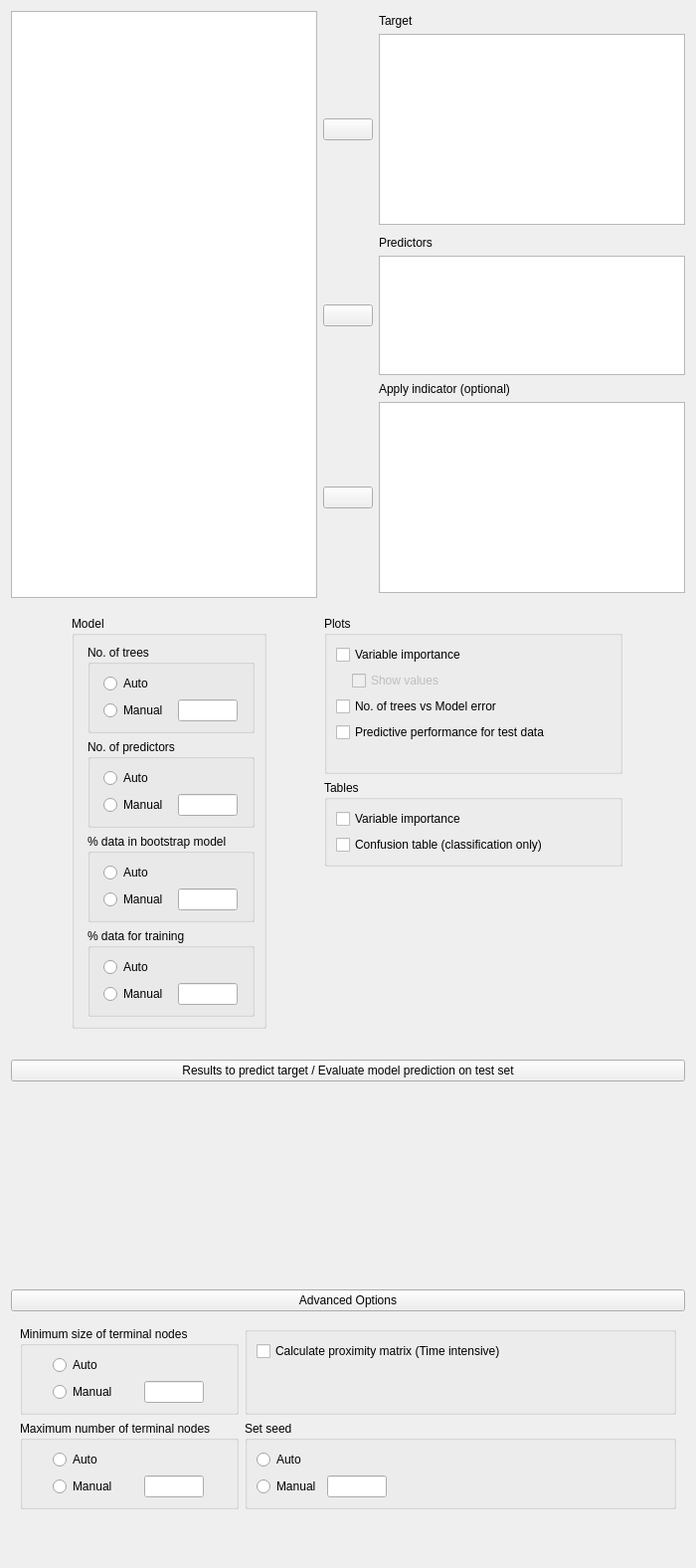
<?xml version="1.0" encoding="UTF-8"?>
<ui version="4.0">
 <class>MLRegressionRandomForestForm</class>
 <widget class="QWidget" name="MLRegressionRandomForestForm">
  <property name="geometry">
   <rect>
    <x>0</x>
    <y>0</y>
    <width>700</width>
    <height>1576</height>
   </rect>
  </property>
  <property name="sizePolicy">
   <sizepolicy hsizetype="Fixed" vsizetype="Preferred">
    <horstretch>0</horstretch>
    <verstretch>0</verstretch>
   </sizepolicy>
  </property>
  <property name="windowTitle">
   <string>Form</string>
  </property>
  <layout class="QGridLayout" name="gridLayout">
   <property name="verticalSpacing">
    <number>0</number>
   </property>
   <item row="3" column="0">
    <widget class="QWidget" name="widget_11" native="true">
     <layout class="QGridLayout" name="gridLayout_6">
      <property name="leftMargin">
       <number>0</number>
      </property>
      <property name="topMargin">
       <number>0</number>
      </property>
      <property name="rightMargin">
       <number>0</number>
      </property>
      <property name="bottomMargin">
       <number>0</number>
      </property>
      <property name="verticalSpacing">
       <number>0</number>
      </property>
      <item row="0" column="0">
       <widget class="QWidget" name="widget_10" native="true">
        <property name="sizePolicy">
         <sizepolicy hsizetype="Preferred" vsizetype="Preferred">
          <horstretch>0</horstretch>
          <verstretch>0</verstretch>
         </sizepolicy>
        </property>
        <layout class="QGridLayout" name="gridLayout_5">
         <property name="leftMargin">
          <number>0</number>
         </property>
         <property name="topMargin">
          <number>13</number>
         </property>
         <property name="rightMargin">
          <number>0</number>
         </property>
         <property name="bottomMargin">
          <number>3</number>
         </property>
         <item row="2" column="0">
          <widget class="AnovaModelWidget" name="modelTerms" native="true">
           <property name="sizePolicy">
            <sizepolicy hsizetype="Expanding" vsizetype="Preferred">
             <horstretch>0</horstretch>
             <verstretch>0</verstretch>
            </sizepolicy>
           </property>
           <property name="minimumSize">
            <size>
             <width>0</width>
             <height>200</height>
            </size>
           </property>
          </widget>
         </item>
         <item row="1" column="0">
          <widget class="ExpanderButton" name="expanderModel">
           <property name="sizePolicy">
            <sizepolicy hsizetype="Expanding" vsizetype="Preferred">
             <horstretch>0</horstretch>
             <verstretch>0</verstretch>
            </sizepolicy>
           </property>
           <property name="text">
            <string>Results to predict target / Evaluate model prediction on test set</string>
           </property>
          </widget>
         </item>
        </layout>
       </widget>
      </item>
     </layout>
    </widget>
   </item>
   <item row="4" column="0">
    <widget class="QWidget" name="advancedBox" native="true">
     <layout class="QGridLayout" name="gridLayout_2">
      <property name="leftMargin">
       <number>0</number>
      </property>
      <property name="topMargin">
       <number>0</number>
      </property>
      <property name="rightMargin">
       <number>0</number>
      </property>
      <item row="0" column="0" rowspan="2" colspan="2">
       <widget class="ExpanderButton" name="expanderAdvanced">
        <property name="text">
         <string>Advanced Options</string>
        </property>
       </widget>
      </item>
      <item row="3" column="0" rowspan="2" colspan="2">
       <widget class="QWidget" name="advancedOptions" native="true">
        <layout class="QGridLayout" name="gridLayout_7">
         <item row="0" column="1">
          <widget class="BoundGroupBox" name="sampleMode_2">
           <property name="title">
            <string/>
           </property>
           <layout class="QGridLayout" name="gridLayout_15">
            <item row="1" column="0">
             <spacer name="verticalSpacer_4">
              <property name="orientation">
               <enum>Qt::Vertical</enum>
              </property>
              <property name="sizeHint" stdset="0">
               <size>
                <width>20</width>
                <height>40</height>
               </size>
              </property>
             </spacer>
            </item>
            <item row="0" column="0">
             <widget class="BoundCheckBox" name="calculateProximityMatrix">
              <property name="text">
               <string>Calculate proximity matrix (Time intensive)</string>
              </property>
             </widget>
            </item>
           </layout>
          </widget>
         </item>
         <item row="3" column="1">
          <spacer name="verticalSpacer_5">
           <property name="orientation">
            <enum>Qt::Vertical</enum>
           </property>
           <property name="sizeHint" stdset="0">
            <size>
             <width>20</width>
             <height>40</height>
            </size>
           </property>
          </spacer>
         </item>
         <item row="0" column="0">
          <widget class="BoundGroupBox" name="minimumTerminalNodeSize">
           <property name="title">
            <string>Minimum size of terminal nodes</string>
           </property>
           <property name="flat">
            <bool>false</bool>
           </property>
           <layout class="QGridLayout" name="gridLayout_20">
            <item row="1" column="0">
             <widget class="QRadioButton" name="manual_6">
              <property name="sizePolicy">
               <sizepolicy hsizetype="Fixed" vsizetype="Fixed">
                <horstretch>0</horstretch>
                <verstretch>0</verstretch>
               </sizepolicy>
              </property>
              <property name="text">
               <string>Manual</string>
              </property>
             </widget>
            </item>
            <item row="0" column="0">
             <widget class="QRadioButton" name="auto_6">
              <property name="sizePolicy">
               <sizepolicy hsizetype="Fixed" vsizetype="Fixed">
                <horstretch>0</horstretch>
                <verstretch>0</verstretch>
               </sizepolicy>
              </property>
              <property name="text">
               <string>Auto</string>
              </property>
             </widget>
            </item>
            <item row="1" column="1">
             <widget class="BoundTextBox" name="modelMinimumTerminalNode">
              <property name="sizePolicy">
               <sizepolicy hsizetype="Fixed" vsizetype="Preferred">
                <horstretch>0</horstretch>
                <verstretch>0</verstretch>
               </sizepolicy>
              </property>
              <property name="minimumSize">
               <size>
                <width>60</width>
                <height>0</height>
               </size>
              </property>
              <property name="maximumSize">
               <size>
                <width>60</width>
                <height>16777215</height>
               </size>
              </property>
             </widget>
            </item>
           </layout>
          </widget>
         </item>
         <item row="1" column="0">
          <widget class="BoundGroupBox" name="maximumTerminalNodeSize">
           <property name="title">
            <string>Maximum number of terminal nodes</string>
           </property>
           <property name="flat">
            <bool>false</bool>
           </property>
           <layout class="QGridLayout" name="gridLayout_21">
            <item row="0" column="0">
             <widget class="QRadioButton" name="auto_7">
              <property name="sizePolicy">
               <sizepolicy hsizetype="Fixed" vsizetype="Fixed">
                <horstretch>0</horstretch>
                <verstretch>0</verstretch>
               </sizepolicy>
              </property>
              <property name="text">
               <string>Auto</string>
              </property>
             </widget>
            </item>
            <item row="1" column="0">
             <widget class="QRadioButton" name="manual_7">
              <property name="sizePolicy">
               <sizepolicy hsizetype="Fixed" vsizetype="Fixed">
                <horstretch>0</horstretch>
                <verstretch>0</verstretch>
               </sizepolicy>
              </property>
              <property name="text">
               <string>Manual</string>
              </property>
             </widget>
            </item>
            <item row="1" column="1">
             <widget class="BoundTextBox" name="modelMaximumTerminalNode">
              <property name="sizePolicy">
               <sizepolicy hsizetype="Fixed" vsizetype="Preferred">
                <horstretch>0</horstretch>
                <verstretch>0</verstretch>
               </sizepolicy>
              </property>
              <property name="minimumSize">
               <size>
                <width>60</width>
                <height>0</height>
               </size>
              </property>
              <property name="maximumSize">
               <size>
                <width>60</width>
                <height>16777215</height>
               </size>
              </property>
             </widget>
            </item>
           </layout>
          </widget>
         </item>
         <item row="1" column="1">
          <widget class="BoundGroupBox" name="seedBox">
           <property name="title">
            <string>Set seed</string>
           </property>
           <layout class="QGridLayout" name="gridLayout_14">
            <item row="2" column="1">
             <widget class="BoundTextBox" name="seed">
              <property name="sizePolicy">
               <sizepolicy hsizetype="Fixed" vsizetype="Preferred">
                <horstretch>0</horstretch>
                <verstretch>0</verstretch>
               </sizepolicy>
              </property>
              <property name="minimumSize">
               <size>
                <width>60</width>
                <height>0</height>
               </size>
              </property>
              <property name="maximumSize">
               <size>
                <width>60</width>
                <height>16777215</height>
               </size>
              </property>
             </widget>
            </item>
            <item row="2" column="0">
             <widget class="QRadioButton" name="manual_5">
              <property name="text">
               <string>Manual</string>
              </property>
             </widget>
            </item>
            <item row="2" column="2">
             <spacer name="horizontalSpacer">
              <property name="orientation">
               <enum>Qt::Horizontal</enum>
              </property>
              <property name="sizeHint" stdset="0">
               <size>
                <width>40</width>
                <height>20</height>
               </size>
              </property>
             </spacer>
            </item>
            <item row="1" column="0">
             <widget class="QRadioButton" name="auto_5">
              <property name="text">
               <string>Auto</string>
              </property>
             </widget>
            </item>
           </layout>
          </widget>
         </item>
        </layout>
       </widget>
      </item>
     </layout>
    </widget>
   </item>
   <item row="2" column="0">
    <widget class="QWidget" name="widget_12" native="true">
     <property name="sizePolicy">
      <sizepolicy hsizetype="Maximum" vsizetype="Minimum">
       <horstretch>0</horstretch>
       <verstretch>0</verstretch>
      </sizepolicy>
     </property>
     <layout class="QGridLayout" name="gridLayout_4">
      <property name="leftMargin">
       <number>0</number>
      </property>
      <property name="rightMargin">
       <number>0</number>
      </property>
      <property name="bottomMargin">
       <number>0</number>
      </property>
     </layout>
    </widget>
   </item>
   <item row="1" column="0">
    <widget class="QWidget" name="advancedOptions_2" native="true">
     <layout class="QGridLayout" name="gridLayout_8">
      <item row="2" column="1">
       <spacer name="verticalSpacer_6">
        <property name="orientation">
         <enum>Qt::Vertical</enum>
        </property>
        <property name="sizeHint" stdset="0">
         <size>
          <width>20</width>
          <height>40</height>
         </size>
        </property>
       </spacer>
      </item>
      <item row="0" column="1">
       <widget class="GroupBox" name="plotsGroup">
        <property name="title">
         <string>Plots</string>
        </property>
        <layout class="QGridLayout" name="gridLayout_11">
         <item row="2" column="0" colspan="3">
          <widget class="BoundCheckBox" name="plotTreesVsModelError">
           <property name="sizePolicy">
            <sizepolicy hsizetype="Fixed" vsizetype="Fixed">
             <horstretch>0</horstretch>
             <verstretch>0</verstretch>
            </sizepolicy>
           </property>
           <property name="text">
            <string>No. of trees vs Model error</string>
           </property>
          </widget>
         </item>
         <item row="1" column="1" colspan="3">
          <widget class="BoundCheckBox" name="plotVariableImportanceShowValues">
           <property name="enabled">
            <bool>false</bool>
           </property>
           <property name="sizePolicy">
            <sizepolicy hsizetype="Fixed" vsizetype="Fixed">
             <horstretch>0</horstretch>
             <verstretch>0</verstretch>
            </sizepolicy>
           </property>
           <property name="text">
            <string>Show values</string>
           </property>
          </widget>
         </item>
         <item row="0" column="0" colspan="3">
          <widget class="BoundCheckBox" name="plotVariableImportance">
           <property name="sizePolicy">
            <sizepolicy hsizetype="Fixed" vsizetype="Fixed">
             <horstretch>0</horstretch>
             <verstretch>0</verstretch>
            </sizepolicy>
           </property>
           <property name="text">
            <string>Variable importance</string>
           </property>
          </widget>
         </item>
         <item row="4" column="0">
          <widget class="QLabel" name="label_17">
           <property name="minimumSize">
            <size>
             <width>10</width>
             <height>0</height>
            </size>
           </property>
           <property name="maximumSize">
            <size>
             <width>10</width>
             <height>16777215</height>
            </size>
           </property>
           <property name="text">
            <string/>
           </property>
          </widget>
         </item>
         <item row="3" column="0" colspan="3">
          <widget class="BoundCheckBox" name="plotPredictivePerformance">
           <property name="sizePolicy">
            <sizepolicy hsizetype="Fixed" vsizetype="Fixed">
             <horstretch>0</horstretch>
             <verstretch>0</verstretch>
            </sizepolicy>
           </property>
           <property name="text">
            <string>Predictive performance for test data</string>
           </property>
          </widget>
         </item>
         <item row="1" column="0">
          <widget class="QWidget" name="widget" native="true">
           <property name="minimumSize">
            <size>
             <width>10</width>
             <height>0</height>
            </size>
           </property>
           <property name="maximumSize">
            <size>
             <width>10</width>
             <height>16777215</height>
            </size>
           </property>
          </widget>
         </item>
        </layout>
       </widget>
      </item>
      <item row="0" column="0" rowspan="3">
       <widget class="BoundGroupBox" name="bayesFactorType_2">
        <property name="sizePolicy">
         <sizepolicy hsizetype="Fixed" vsizetype="Minimum">
          <horstretch>0</horstretch>
          <verstretch>0</verstretch>
         </sizepolicy>
        </property>
        <property name="title">
         <string>Model</string>
        </property>
        <property name="flat">
         <bool>false</bool>
        </property>
        <layout class="QGridLayout" name="gridLayout_16">
         <property name="leftMargin">
          <number>13</number>
         </property>
         <item row="3" column="0">
          <widget class="BoundGroupBox" name="dataTrainingModel">
           <property name="title">
            <string>% data for training</string>
           </property>
           <property name="flat">
            <bool>false</bool>
           </property>
           <layout class="QGridLayout" name="gridLayout_19">
            <item row="1" column="0">
             <widget class="QRadioButton" name="manual_4">
              <property name="sizePolicy">
               <sizepolicy hsizetype="Fixed" vsizetype="Fixed">
                <horstretch>0</horstretch>
                <verstretch>0</verstretch>
               </sizepolicy>
              </property>
              <property name="text">
               <string>Manual</string>
              </property>
             </widget>
            </item>
            <item row="0" column="0">
             <widget class="QRadioButton" name="auto_4">
              <property name="sizePolicy">
               <sizepolicy hsizetype="Fixed" vsizetype="Fixed">
                <horstretch>0</horstretch>
                <verstretch>0</verstretch>
               </sizepolicy>
              </property>
              <property name="text">
               <string>Auto</string>
              </property>
             </widget>
            </item>
            <item row="1" column="1">
             <widget class="BoundTextBox" name="percentageDataTraining">
              <property name="sizePolicy">
               <sizepolicy hsizetype="Fixed" vsizetype="Preferred">
                <horstretch>0</horstretch>
                <verstretch>0</verstretch>
               </sizepolicy>
              </property>
              <property name="minimumSize">
               <size>
                <width>60</width>
                <height>0</height>
               </size>
              </property>
              <property name="maximumSize">
               <size>
                <width>60</width>
                <height>16777215</height>
               </size>
              </property>
             </widget>
            </item>
           </layout>
          </widget>
         </item>
         <item row="2" column="0">
          <widget class="BoundGroupBox" name="dataBootstrapModel">
           <property name="title">
            <string>% data in bootstrap model</string>
           </property>
           <property name="flat">
            <bool>false</bool>
           </property>
           <layout class="QGridLayout" name="gridLayout_18">
            <item row="0" column="0">
             <widget class="QRadioButton" name="auto_3">
              <property name="sizePolicy">
               <sizepolicy hsizetype="Fixed" vsizetype="Fixed">
                <horstretch>0</horstretch>
                <verstretch>0</verstretch>
               </sizepolicy>
              </property>
              <property name="text">
               <string>Auto</string>
              </property>
             </widget>
            </item>
            <item row="1" column="0">
             <widget class="QRadioButton" name="manual_3">
              <property name="sizePolicy">
               <sizepolicy hsizetype="Fixed" vsizetype="Fixed">
                <horstretch>0</horstretch>
                <verstretch>0</verstretch>
               </sizepolicy>
              </property>
              <property name="text">
               <string>Manual</string>
              </property>
             </widget>
            </item>
            <item row="1" column="1">
             <widget class="BoundTextBox" name="percentageDataBootstrap">
              <property name="sizePolicy">
               <sizepolicy hsizetype="Fixed" vsizetype="Preferred">
                <horstretch>0</horstretch>
                <verstretch>0</verstretch>
               </sizepolicy>
              </property>
              <property name="minimumSize">
               <size>
                <width>60</width>
                <height>0</height>
               </size>
              </property>
              <property name="maximumSize">
               <size>
                <width>60</width>
                <height>16777215</height>
               </size>
              </property>
             </widget>
            </item>
           </layout>
          </widget>
         </item>
         <item row="1" column="0">
          <widget class="BoundGroupBox" name="noOfPredictors">
           <property name="title">
            <string>No. of predictors</string>
           </property>
           <property name="flat">
            <bool>false</bool>
           </property>
           <layout class="QGridLayout" name="gridLayout_12">
            <item row="0" column="0">
             <widget class="QRadioButton" name="auto_2">
              <property name="sizePolicy">
               <sizepolicy hsizetype="Fixed" vsizetype="Fixed">
                <horstretch>0</horstretch>
                <verstretch>0</verstretch>
               </sizepolicy>
              </property>
              <property name="text">
               <string>Auto</string>
              </property>
             </widget>
            </item>
            <item row="1" column="0">
             <widget class="QRadioButton" name="manual_2">
              <property name="sizePolicy">
               <sizepolicy hsizetype="Fixed" vsizetype="Fixed">
                <horstretch>0</horstretch>
                <verstretch>0</verstretch>
               </sizepolicy>
              </property>
              <property name="text">
               <string>Manual</string>
              </property>
             </widget>
            </item>
            <item row="1" column="1">
             <widget class="BoundTextBox" name="numberOfPredictors">
              <property name="sizePolicy">
               <sizepolicy hsizetype="Fixed" vsizetype="Preferred">
                <horstretch>0</horstretch>
                <verstretch>0</verstretch>
               </sizepolicy>
              </property>
              <property name="minimumSize">
               <size>
                <width>60</width>
                <height>0</height>
               </size>
              </property>
              <property name="maximumSize">
               <size>
                <width>60</width>
                <height>16777215</height>
               </size>
              </property>
             </widget>
            </item>
           </layout>
          </widget>
         </item>
         <item row="0" column="0">
          <widget class="BoundGroupBox" name="noOfTrees">
           <property name="title">
            <string>No. of trees</string>
           </property>
           <property name="flat">
            <bool>false</bool>
           </property>
           <layout class="QGridLayout" name="gridLayout_9">
            <item row="1" column="0">
             <widget class="QRadioButton" name="manual_1">
              <property name="sizePolicy">
               <sizepolicy hsizetype="Fixed" vsizetype="Fixed">
                <horstretch>0</horstretch>
                <verstretch>0</verstretch>
               </sizepolicy>
              </property>
              <property name="text">
               <string>Manual</string>
              </property>
             </widget>
            </item>
            <item row="0" column="0">
             <widget class="QRadioButton" name="auto_1">
              <property name="sizePolicy">
               <sizepolicy hsizetype="Fixed" vsizetype="Fixed">
                <horstretch>0</horstretch>
                <verstretch>0</verstretch>
               </sizepolicy>
              </property>
              <property name="text">
               <string>Auto</string>
              </property>
             </widget>
            </item>
            <item row="1" column="1">
             <widget class="BoundTextBox" name="numberOfTrees">
              <property name="sizePolicy">
               <sizepolicy hsizetype="Fixed" vsizetype="Preferred">
                <horstretch>0</horstretch>
                <verstretch>0</verstretch>
               </sizepolicy>
              </property>
              <property name="minimumSize">
               <size>
                <width>60</width>
                <height>0</height>
               </size>
              </property>
              <property name="maximumSize">
               <size>
                <width>60</width>
                <height>16777215</height>
               </size>
              </property>
             </widget>
            </item>
           </layout>
          </widget>
         </item>
        </layout>
       </widget>
      </item>
      <item row="1" column="1">
       <widget class="GroupBox" name="groupBox_3">
        <property name="maximumSize">
         <size>
          <width>300</width>
          <height>16777215</height>
         </size>
        </property>
        <property name="title">
         <string>Tables</string>
        </property>
        <layout class="QGridLayout" name="gridLayout_10">
         <item row="0" column="0">
          <widget class="BoundCheckBox" name="tableVariableImportance">
           <property name="text">
            <string>Variable importance</string>
           </property>
          </widget>
         </item>
         <item row="1" column="0">
          <widget class="BoundCheckBox" name="tableSummary">
           <property name="text">
            <string>Confusion table (classification only)</string>
           </property>
          </widget>
         </item>
        </layout>
       </widget>
      </item>
     </layout>
    </widget>
   </item>
   <item row="0" column="0">
    <widget class="QWidget" name="topWidget" native="true">
     <layout class="QGridLayout" name="gridLayout_3">
      <property name="leftMargin">
       <number>0</number>
      </property>
      <property name="topMargin">
       <number>0</number>
      </property>
      <property name="rightMargin">
       <number>0</number>
      </property>
      <property name="verticalSpacing">
       <number>3</number>
      </property>
      <item row="12" column="1">
       <widget class="AssignButton" name="buttonAssignCovariates">
        <property name="sizePolicy">
         <sizepolicy hsizetype="Fixed" vsizetype="Fixed">
          <horstretch>0</horstretch>
          <verstretch>0</verstretch>
         </sizepolicy>
        </property>
        <property name="minimumSize">
         <size>
          <width>50</width>
          <height>0</height>
         </size>
        </property>
        <property name="maximumSize">
         <size>
          <width>50</width>
          <height>16777215</height>
         </size>
        </property>
        <property name="text">
         <string/>
        </property>
       </widget>
      </item>
      <item row="3" column="2">
       <widget class="boundSingleItemView" name="target">
        <property name="sizePolicy">
         <sizepolicy hsizetype="Expanding" vsizetype="Fixed">
          <horstretch>0</horstretch>
          <verstretch>0</verstretch>
         </sizepolicy>
        </property>
        <property name="minimumSize">
         <size>
          <width>0</width>
          <height>0</height>
         </size>
        </property>
        <property name="maximumSize">
         <size>
          <width>16777215</width>
          <height>16777215</height>
         </size>
        </property>
        <property name="selectionMode">
         <enum>QAbstractItemView::ExtendedSelection</enum>
        </property>
       </widget>
      </item>
      <item row="12" column="2">
       <widget class="boundSingleItemView" name="indicator">
        <property name="sizePolicy">
         <sizepolicy hsizetype="Expanding" vsizetype="Fixed">
          <horstretch>0</horstretch>
          <verstretch>0</verstretch>
         </sizepolicy>
        </property>
        <property name="minimumSize">
         <size>
          <width>0</width>
          <height>0</height>
         </size>
        </property>
        <property name="maximumSize">
         <size>
          <width>16777215</width>
          <height>16777215</height>
         </size>
        </property>
        <property name="selectionMode">
         <enum>QAbstractItemView::ExtendedSelection</enum>
        </property>
       </widget>
      </item>
      <item row="6" column="2">
       <widget class="QLabel" name="label_3">
        <property name="sizePolicy">
         <sizepolicy hsizetype="Fixed" vsizetype="Preferred">
          <horstretch>0</horstretch>
          <verstretch>0</verstretch>
         </sizepolicy>
        </property>
        <property name="text">
         <string>Predictors</string>
        </property>
       </widget>
      </item>
      <item row="1" column="2">
       <widget class="QLabel" name="label_2">
        <property name="sizePolicy">
         <sizepolicy hsizetype="Fixed" vsizetype="Preferred">
          <horstretch>0</horstretch>
          <verstretch>0</verstretch>
         </sizepolicy>
        </property>
        <property name="text">
         <string>Target</string>
        </property>
       </widget>
      </item>
      <item row="13" column="1">
       <spacer name="verticalSpacer_2">
        <property name="orientation">
         <enum>Qt::Vertical</enum>
        </property>
        <property name="sizeHint" stdset="0">
         <size>
          <width>20</width>
          <height>5</height>
         </size>
        </property>
       </spacer>
      </item>
      <item row="3" column="1">
       <widget class="AssignButton" name="buttonAssignFixed">
        <property name="sizePolicy">
         <sizepolicy hsizetype="Fixed" vsizetype="Fixed">
          <horstretch>0</horstretch>
          <verstretch>0</verstretch>
         </sizepolicy>
        </property>
        <property name="minimumSize">
         <size>
          <width>50</width>
          <height>0</height>
         </size>
        </property>
        <property name="maximumSize">
         <size>
          <width>50</width>
          <height>16777215</height>
         </size>
        </property>
        <property name="text">
         <string/>
        </property>
       </widget>
      </item>
      <item row="9" column="1">
       <spacer name="verticalSpacer">
        <property name="orientation">
         <enum>Qt::Vertical</enum>
        </property>
        <property name="sizeHint" stdset="0">
         <size>
          <width>20</width>
          <height>5</height>
         </size>
        </property>
       </spacer>
      </item>
      <item row="10" column="2">
       <widget class="QLabel" name="label_4">
        <property name="sizePolicy">
         <sizepolicy hsizetype="Fixed" vsizetype="Preferred">
          <horstretch>0</horstretch>
          <verstretch>0</verstretch>
         </sizepolicy>
        </property>
        <property name="text">
         <string>Apply indicator (optional)</string>
        </property>
       </widget>
      </item>
      <item row="8" column="1">
       <widget class="AssignButton" name="buttonAssignRandom">
        <property name="sizePolicy">
         <sizepolicy hsizetype="Fixed" vsizetype="Fixed">
          <horstretch>0</horstretch>
          <verstretch>0</verstretch>
         </sizepolicy>
        </property>
        <property name="minimumSize">
         <size>
          <width>50</width>
          <height>0</height>
         </size>
        </property>
        <property name="maximumSize">
         <size>
          <width>50</width>
          <height>16777215</height>
         </size>
        </property>
        <property name="text">
         <string/>
        </property>
       </widget>
      </item>
      <item row="0" column="0" rowspan="14">
       <widget class="AvailableFieldsListView" name="listAvailableFields">
        <property name="sizePolicy">
         <sizepolicy hsizetype="Expanding" vsizetype="Preferred">
          <horstretch>0</horstretch>
          <verstretch>0</verstretch>
         </sizepolicy>
        </property>
        <property name="minimumSize">
         <size>
          <width>0</width>
          <height>0</height>
         </size>
        </property>
        <property name="maximumSize">
         <size>
          <width>16777215</width>
          <height>16777215</height>
         </size>
        </property>
        <property name="selectionMode">
         <enum>QAbstractItemView::ExtendedSelection</enum>
        </property>
       </widget>
      </item>
      <item row="4" column="1">
       <spacer name="verticalSpacer_3">
        <property name="orientation">
         <enum>Qt::Vertical</enum>
        </property>
        <property name="sizeHint" stdset="0">
         <size>
          <width>20</width>
          <height>5</height>
         </size>
        </property>
       </spacer>
      </item>
      <item row="8" column="2">
       <widget class="BoundListView" name="predictors">
        <property name="sizePolicy">
         <sizepolicy hsizetype="Expanding" vsizetype="Fixed">
          <horstretch>0</horstretch>
          <verstretch>0</verstretch>
         </sizepolicy>
        </property>
        <property name="minimumSize">
         <size>
          <width>0</width>
          <height>120</height>
         </size>
        </property>
        <property name="maximumSize">
         <size>
          <width>16777215</width>
          <height>120</height>
         </size>
        </property>
        <property name="editTriggers">
         <set>QAbstractItemView::AllEditTriggers</set>
        </property>
        <property name="selectionMode">
         <enum>QAbstractItemView::ExtendedSelection</enum>
        </property>
       </widget>
      </item>
     </layout>
    </widget>
   </item>
  </layout>
 </widget>
 <customwidgets>
  <customwidget>
   <class>BoundTextBox</class>
   <extends>QLineEdit</extends>
   <header>widgets/boundtextbox.h</header>
  </customwidget>
  <customwidget>
   <class>BoundGroupBox</class>
   <extends>QGroupBox</extends>
   <header>widgets/boundgroupbox.h</header>
   <container>1</container>
  </customwidget>
  <customwidget>
   <class>BoundCheckBox</class>
   <extends>QCheckBox</extends>
   <header>widgets/boundcheckbox.h</header>
  </customwidget>
  <customwidget>
   <class>GroupBox</class>
   <extends>QGroupBox</extends>
   <header>widgets/groupbox.h</header>
   <container>1</container>
  </customwidget>
  <customwidget>
   <class>ExpanderButton</class>
   <extends>QPushButton</extends>
   <header>widgets/expanderbutton.h</header>
  </customwidget>
  <customwidget>
   <class>AssignButton</class>
   <extends>QPushButton</extends>
   <header>widgets/assignbutton.h</header>
  </customwidget>
  <customwidget>
   <class>AvailableFieldsListView</class>
   <extends>QListView</extends>
   <header>widgets/availablefieldslistview.h</header>
  </customwidget>
  <customwidget>
   <class>BoundListView</class>
   <extends>QListView</extends>
   <header>widgets/boundlistview.h</header>
  </customwidget>
  <customwidget>
   <class>boundSingleItemView</class>
   <extends>QListView</extends>
   <header>widgets/boundsingleitemview.h</header>
  </customwidget>
  <customwidget>
   <class>AnovaModelWidget</class>
   <extends>QWidget</extends>
   <header>widgets/anovamodelwidget.h</header>
   <container>1</container>
  </customwidget>
 </customwidgets>
 <resources/>
 <connections>
  <connection>
   <sender>plotVariableImportance</sender>
   <signal>clicked(bool)</signal>
   <receiver>plotVariableImportanceShowValues</receiver>
   <slot>setEnabled(bool)</slot>
   <hints>
    <hint type="sourcelabel">
     <x>419</x>
     <y>372</y>
    </hint>
    <hint type="destinationlabel">
     <x>416</x>
     <y>395</y>
    </hint>
   </hints>
  </connection>
 </connections>
</ui>
